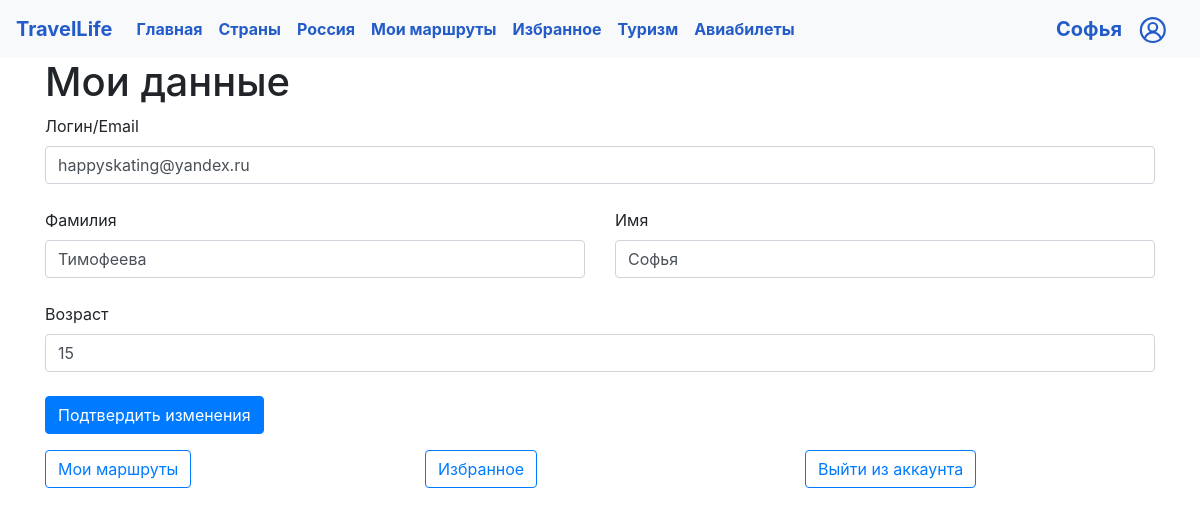
Before: /my_profile (signed in) with the older database file.
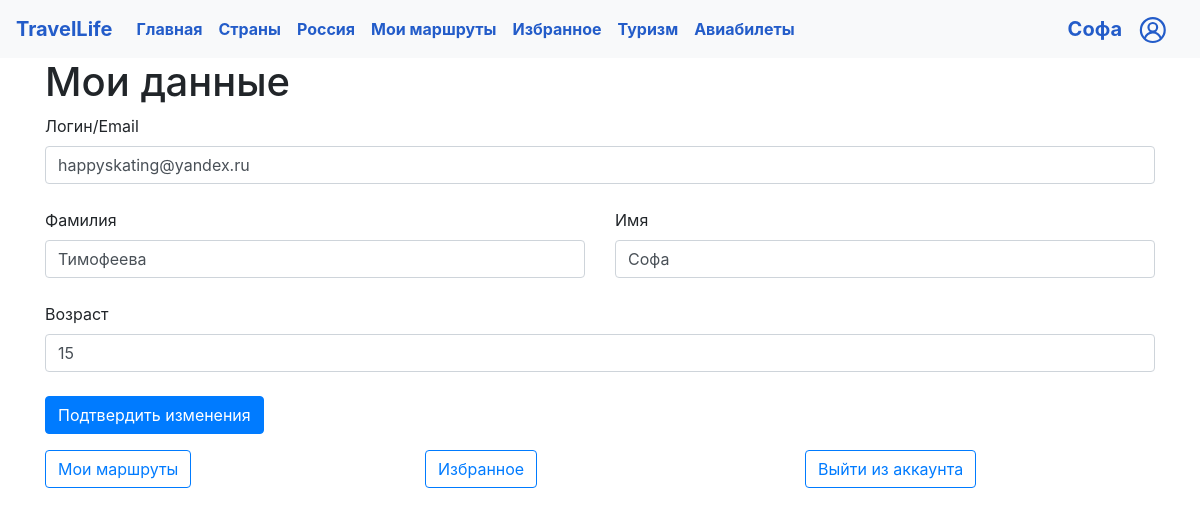
After: the same page with the newer database file.
### data/users.py (models this page shows, shortened)
class User(SqlAlchemyBase, UserMixin):
    __tablename__ = 'users'
    id = sqlalchemy.Column(sqlalchemy.Integer,
                           primary_key=True, autoincrement=True)
    surname = sqlalchemy.Column(sqlalchemy.String, nullable=True)
    name = sqlalchemy.Column(sqlalchemy.String, nullable=True)
    age = sqlalchemy.Column(sqlalchemy.Integer, nullable=True)
    email = sqlalchemy.Column(sqlalchemy.String,
                              index=True, unique=True, nullable=True)
    hashed_password = sqlalchemy.Column(sqlalchemy.String, nullable=True)
    liked_countries = sqlalchemy.Column(sqlalchemy.String, nullable=True)
    liked_cities = sqlalchemy.Column(sqlalchemy.String, nullable=True)
    plans = sqlalchemy.Column(sqlalchemy.String, nullable=True)

### main.py (the view, shortened to what this page needs)
@app.route('/my_profile', methods=['POST', 'GET'])
def my_profile():
    form = ProfileForm(
        email=current_user.email,
        surname=current_user.surname,
        name=current_user.name,
        age=current_user.age
    )
    if current_user.is_authenticated:
        if request.method == 'GET':
            return render_template('profile.html', title='Мой профиль', form=form)
    return redirect("/login")

### forms/user.py
class ProfileForm(FlaskForm):
    email = EmailField('Логин/Email', validators=[DataRequired()])
    surname = StringField('Фамилия')
    name = StringField('Имя', validators=[DataRequired()])
    age = StringField('Возраст')
    submit = SubmitField('Подтвердить изменения')

### data/db_session.py (called while the page is built)
def create_session() -> Session:
    global __factory
    return __factory()

### main.py (called while the page is built)
@login_manager.user_loader
def load_user(user_id):
    db_sess = db_session.create_session()
    return db_sess.query(User).get(user_id)

### templates/profile.html (shortened to what this page needs)
{% extends "base.html" %}
{% block content %}
<h1>Мои данные</h1>
<form class="row g-3" action="" method="post">
    <div class="col-12">
        {{ form.email.label }}<br>
        {{ form.email(class="form-control", type="email") }}<br>
    </div>
    <div class="col-md-6">
        {{ form.surname.label }}<br>
        {{ form.surname(class="form-control") }}<br>
    </div>
    <div class="col-md-6">
        {{ form.name.label }}<br>
        {{ form.name(class="form-control") }}<br>
    </div>
    <div class="col-12">
        {{ form.age.label }}<br>
        {{ form.age(class="form-control") }}<br>
    </div>
    <div class="col-12">{{ form.submit(type="submit", class="btn btn-primary") }}</div>
</form>
<div class="row row-cols-1 row-cols-md-3 g-4">
    <div class="col">
    <a class="btn btn-outline-primary" href="my_plans">
    Мои маршруты
</a>
        </div>
    <div class="col">
<a class="btn btn-outline-primary" href="liked">
    Избранное
</a>
        </div>
    <div class="col">
<a class="btn btn-outline-primary" href="logout">
    Выйти из аккаунта
</a>
        </div>
</div>
{% endblock %}

### templates/base.html (shortened to what this page needs)
<!DOCTYPE html>
 <html lang="en">
 <head>
     <link rel="stylesheet"
           href="https://stackpath.bootstrapcdn.com/bootstrap/4.4.1/css/bootstrap.min.css"
>
 </head>
 <body>
 <link rel="stylesheet" type="text/css" href="/static/css/base.css" />
 <header>
     <nav class="navbar navbar-expand-lg navbar-light bg-light">
  <a class="navbar-brand" href="/"><strong>TravelLife</strong></a>
  <div class="collapse navbar-collapse" id="navbarSupportedContent">
    <ul class="navbar-nav mr-auto">
      <li class="nav-item active">
        <a class="nav-link" href="/"><strong>Главная</strong> <span class="sr-only">(current)</span></a>
      </li>
      <li class="nav-item active">
        <a class="nav-link" href="/countries"><strong>Страны</strong></a>
      </li>
      <li class="nav-item active">
        <a class="nav-link" href="/russian_cities"><strong>Россия</strong></a>
      </li>
        <li class="nav-item active">
        <a class="nav-link" href="/my_plans"><strong>Мои маршруты</strong></a>
      </li>
        <li class="nav-item active">
        <a class="nav-link" href="/liked"><strong>Избранное</strong></a>
      </li>
      <li class="nav-item active">
        <a class="nav-link" href="/tourism"><strong>Туризм</strong></a>
      </li>
      <li class="nav-item active">
        <a class="nav-link" href="/fly"><strong>Авиабилеты</strong></a>
      </li>
    </ul>
       {% if current_user.is_authenticated %}
      <a class="navbar-brand pull-right"><strong>{{ current_user.name }}</strong></a>
        {% else %}
            <p>
                <a class="btn btn-primary " href="/register">Зарегистрироваться</a>
                <a class="btn btn-success" href="/login">Войти</a>
            </p>
{% endif %}
      <a class="navbar-brand pull-right" href="/my_profile">
            <img src="/static/img/profile2.svg" width="30" height="30" alt="">
        </a>
  </div>
</nav>
 </header>
 <main role="main" class="container">
     {% block content %}{% endblock %}
 </main>
 </body>
 </html>

### static/css/base.css (style rules this page uses)
strong { color: #235cc9 }

Changed rows visible on the page:
changed User "happyskating@yandex.ru": name "Софья" → "Софа"
